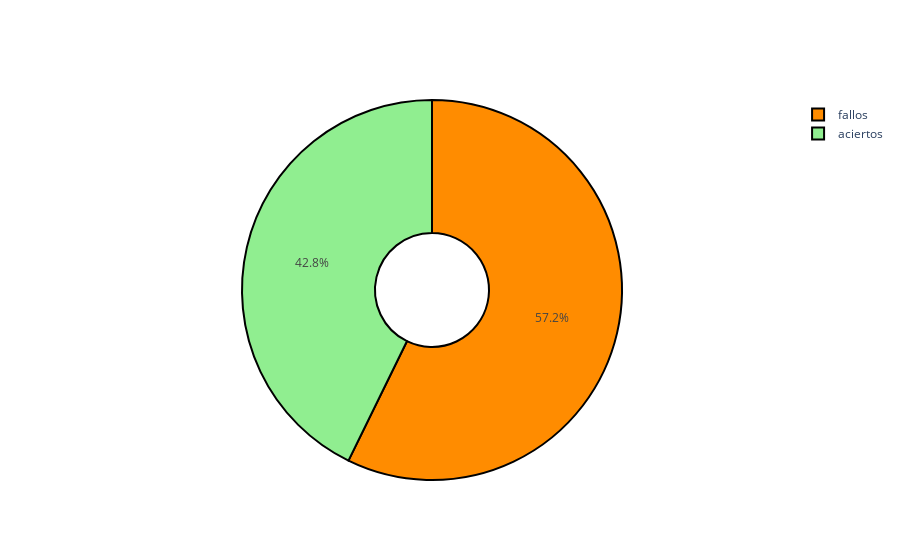

The notebook cell this image was saved under:
### Code cell
import plotly.graph_objects as go
labels=["aciertos", "fallos"]
values = [pAcierto, 100-pAcierto]
colors = ['lightgreen', 'darkorange',]


# Use `hole` to create a donut-like pie chart
fig = go.Figure(data=[go.Pie(labels=labels, values=values, hole=.3)])
fig.update_traces(marker=dict(colors=colors, line=dict(color='#000000', width=2)))
fig.show()

### Figure 1 — Plotly figure (JSON) as saved in the notebook; plotly's stock layout.template omitted (floating-point values rounded to 4 significant figures)
{"data": [{"hole": 0.3, "labels": ["aciertos", "fallos"], "marker": {"colors": ["lightgreen", "darkorange"], "line": {"color": "#000000", "width": 2}}, "type": "pie", "values": [42.75, 57.25]}], "layout": {}}
